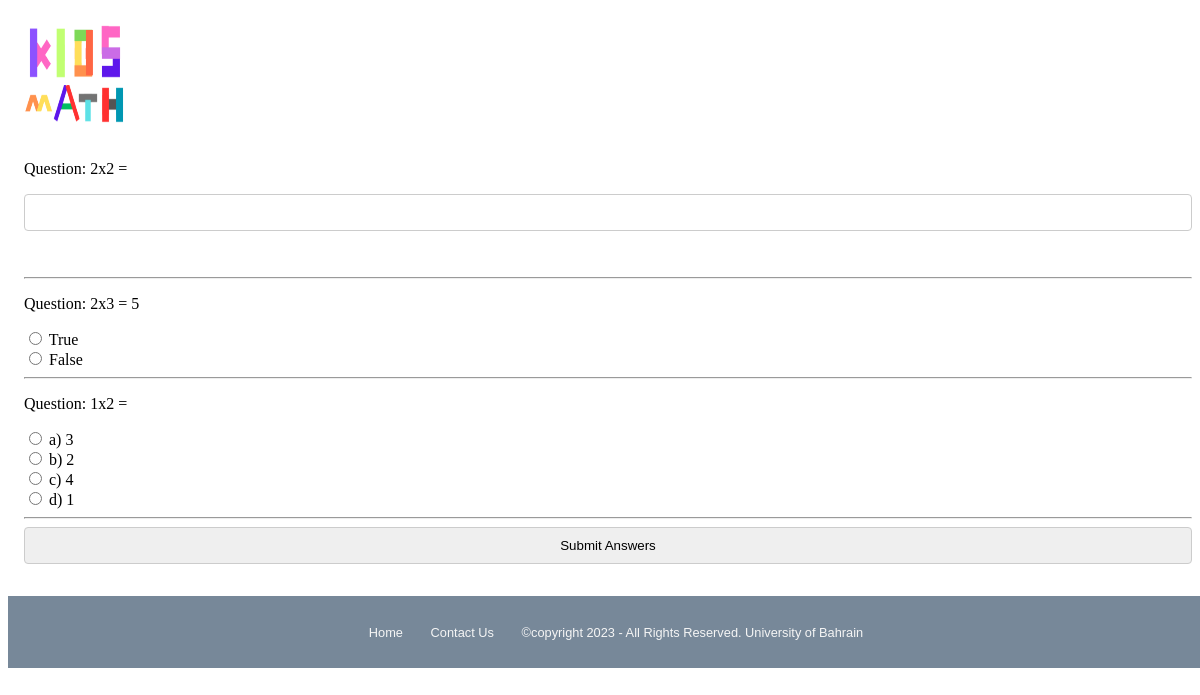
The app's page /quiz_questions.php?quizID=21 (signed in) with its own data.
### tables this page shows
CREATE TABLE `questions2` (
  `ID` int(11) NOT NULL,
  `quizid` int(5) NOT NULL,
  `question` varchar(500) NOT NULL,
  `opt1` varchar(100) NOT NULL,
  `answer` varchar(100) NOT NULL
);

CREATE TABLE `questions3` (
  `ID` int(5) NOT NULL,
  `quizid` int(5) NOT NULL,
  `question` varchar(500) NOT NULL,
  `op1` varchar(100) NOT NULL,
  `op2` varchar(100) NOT NULL,
  `answer` varchar(100) NOT NULL
);

CREATE TABLE `questions1` (
  `ID` int(5) NOT NULL,
  `quizid` int(5) NOT NULL,
  `question` varchar(500) NOT NULL,
  `opt1` varchar(100) NOT NULL,
  `opt2` varchar(100) NOT NULL,
  `opt3` varchar(100) NOT NULL,
  `opt4` varchar(100) NOT NULL,
  `answer` varchar(100) NOT NULL
);

### quiz_questions.php (the view, shortened to what this page needs)
<?php
require('connection.php');
$quizId = $_GET['quizID'];
?>
<!DOCTYPE html>
<html lang="en">
<head>
  <link rel="stylesheet" href="Projectstyle.css">
</head>
<body>
  <header>
    <a href="home.php"><img class="WLogo" style="width: 100px;height: 100px;" src="image/logo.png" alt="Logo"></a>
  </header>
  <main>
    <?php
    $quizQuery = $db->prepare("SELECT display_questions FROM quizzes WHERE quizID = :quizId");
    $quizQuery->bindParam(':quizId', $quizId, PDO::PARAM_INT);
    $quizQuery->execute();
    $displayQuestions = $quizQuery->fetchColumn();
    function displayRandomQuestions($db, $table, $quizId, $type, $numQuestions)
    {
      $sql = "SELECT * FROM $table WHERE quizid = :quizId ORDER BY RAND() LIMIT :numQuestions";
      $stmt = $db->prepare($sql);
      $stmt->bindParam(':quizId', $quizId, PDO::PARAM_INT);
      $stmt->bindParam(':numQuestions', $numQuestions, PDO::PARAM_INT);
      $stmt->execute();
      $questions = $stmt->fetchAll(PDO::FETCH_ASSOC);
      foreach ($questions as $row) {
        echo "<p>Question: {$row['question']}</p>";
        if ($type === 'mcq') {
          echo "<input type='radio' name='mcq_answers[{$row['ID']}]' value='opt1'  /> a) {$row['opt1']}<br>";
          echo "<input type='radio' name='mcq_answers[{$row['ID']}]' value='opt2'  /> b) {$row['opt2']}<br>";
          echo "<input type='radio' name='mcq_answers[{$row['ID']}]' value='opt3'  /> c) {$row['opt3']}<br>";
          echo "<input type='radio' name='mcq_answers[{$row['ID']}]' value='opt4'  /> d) {$row['opt4']}<br>";
        } elseif ($type === 'fill') {
          echo "<input type='text' name='fill_answers[{$row['ID']}]' /><br>";
        } elseif ($type === 'tf') {
          echo "<input type='radio' name='tf_answers[{$row['ID']}]' value='T'  /> True<br>";
          echo "<input type='radio' name='tf_answers[{$row['ID']}]' value='F'  /> False<br>";
        }
        echo "<hr>";
      }
    }
    echo "<form id='quizForm' action='check_answers.php' method='post'>";
    $questionsToDisplay = min($displayQuestions, 3);
    $questionTypes = ['mcq', 'fill', 'tf'];
    shuffle($questionTypes);
    $questionTypeCount = count($questionTypes);
    for ($i = 0; $i < $questionsToDisplay; $i++) {
      $questionType = $questionTypes[$i % $questionTypeCount];
      if ($questionType === 'mcq') {
        displayRandomQuestions($db, "questions1", $quizId, "mcq", 1);
      } elseif ($questionType === 'fill') {
        displayRandomQuestions($db, "questions2", $quizId, "fill", 1);
      } elseif ($questionType === 'tf') {
        displayRandomQuestions($db, "questions3", $quizId, "tf", 1);
      }
    }
    echo "<input type='submit' value='Submit Answers' />";
    echo "</form>";
    ?>
  </main>
  <?php require("footer.php"); ?>
</body>
</html>

### Projectstyle.css (style rules this page uses)
header { display: flex; justify-content: space-between; padding: 1rem; margin: auto; }
header .WLogo { width: 30px; height: 30px; }
main { margin-left: 1rem; }

### quiz_questions.php (style rules this page uses)
input[type="text"], input[type="number"], input[type="submit"] { display: block; width: 100%; padding: 10px; margin-bottom: 20px; border: 1px solid #ccc; border-radius: 4px; box-sizing: border-box; }

### records on screen
questions2: question "2x2 ="
questions3: question "2x3 = 5"
questions1: question "1x2 =", opt1 "3", opt2 "2", opt3 "4", opt4 "1"
